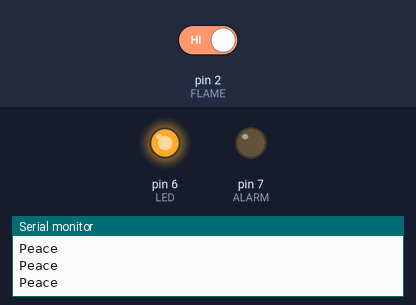
This sketch was run on a simulated Arduino Uno, built with avr-gcc and run on an emulated ATmega328P. Shown: output pins drawn as LEDs (lit = HIGH), the last lines printed to the serial monitor. The inputs (shaded band) are chosen by the test bench; at power-on: pin 2 (FLAME) HIGH.

Above: at 1.2 s.
1.3 s: pin 2 (FLAME) driven LOW
At 1.9 s:
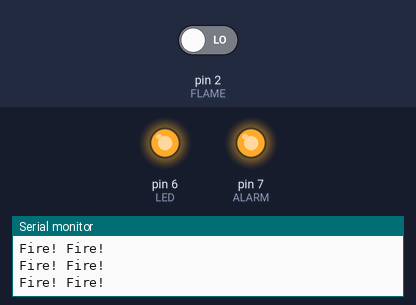
2.9 s: pin 2 (FLAME) driven HIGH
At 4.3 s:
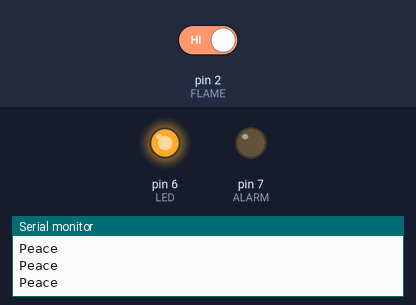
Timing chart, 0 to 5.9 s (numbered marks = the images above; inputs shaded):
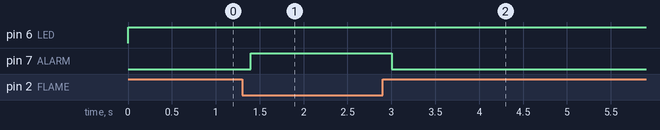

The sketch:

flame_sensor.ino
```cpp
#define FLAME 2
#define ALARM 7
#define LED 6

void setup() {
  Serial.begin(9600);
  pinMode(FLAME, INPUT);
  pinMode(ALARM, OUTPUT);
  pinMode(LED, OUTPUT);

}

void loop() {

  int fire = digitalRead(FLAME);
  if( fire == LOW)
  {
    digitalWrite(ALARM,HIGH);
    digitalWrite(LED,HIGH);
    Serial.println("Fire! Fire!");
  }

  else{
    digitalWrite(ALARM,LOW);
    digitalWrite(LED,HIGH);
    Serial.println("Peace");
  }

  delay(200);
}
```

Measured:
- after the input at 1.3 s, pin 7 (ALARM): LOW → HIGH after 0.10 s
- after the input at 2.9 s, pin 7 (ALARM): HIGH → LOW after 0.10 s
